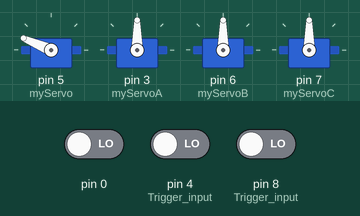
Simulated run of this sketch. Board: Arduino Leonardo, built with avr-gcc and run on an emulated ATmega32U4. Shown: 4 × servo. The inputs (shaded band) are chosen by the test bench; at power-on: pin 0 LOW, pin 4 (Trigger_input) LOW, pin 8 (Trigger_input) LOW. What the sketch prints to the serial monitor is not drawn.

Above: at 2.05 s.
At 2.55 s:
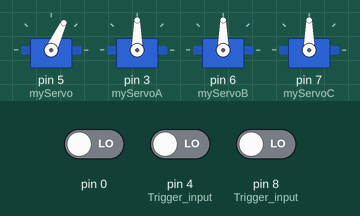
At 3.1 s:
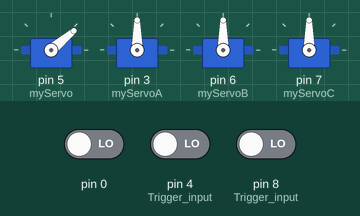
At 4.15 s:
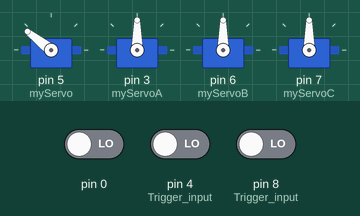
Timing chart, 0 to 7.5 s (numbered marks = the images above):
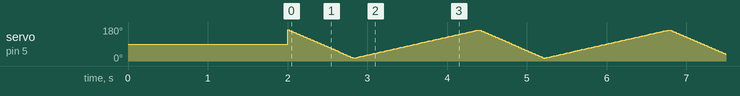

The sketch:

TF-mini-synerduino2.ino
```cpp
#include <SoftwareSerial.h>   //header file of software serial port
SoftwareSerial Serial1(10, 9); //define software serial port name as Serial1 and define pin2 as RX & pin3 as TX
#include <Servo.h>.
int dist;                     //actual distance measurements of LiDAR
int strength;                 //signal strength of LiDAR
int check;                    //save check value
int i;
int i2;
int uart[9];                   //save data measured by LiDAR
const int HEADER = 0x59;      //frame header of data package

//--------------------------------------------------------------------------------------------------------------------------------------------------------------
int inputdistance = 120; // set Distance to trigger the PWM Aux Switch in cm (change this to adjust trigger distance)Stop
int inputdistance1 = 120; // set Distance to trigger the PWM Aux Switch in cm (change this to adjust trigger distance)Steer
//--------------------------------------------------------------------------------------------------------------------------------------------------------------
boolean __ardublockDigitalRead(int pinNumber)
{
  pinMode(pinNumber, INPUT);
  return digitalRead(pinNumber);
}
int ardublockUltrasonicSensorCodeAutoGeneratedReturnCM(int trigPin, int echoPin) // Ultrasonic on Pin 4 both Trigger and ECO (PWM servo input) //See Trigger tab to adjust its distance
{
  long duration;
  pinMode(trigPin, OUTPUT);
  pinMode(echoPin, INPUT);
  digitalWrite(trigPin, LOW);
  delayMicroseconds(2);
  digitalWrite(trigPin, HIGH);
  delayMicroseconds(20);
  digitalWrite(trigPin, LOW);
  duration = pulseIn(echoPin, HIGH);
  duration = duration / 59;
  if ((duration < 2) || (duration > 300)) return false;
  return duration;
}

//--------------------------------------------------------------------------------------------------------------------------------------------------------------
Servo myServo;// Creates a servo object for controlling the LIDAR servo motor D5
Servo myServoA;// Creates a servo object for controlling the Output PWM D3
Servo myServoB;// Creates a servo object for controlling the output PWM D6
Servo myServoC;// Creates a servo object for controlling the Output PWM D7

void setup()
{
  Serial.begin(57600);         //set bit rate of serial port connecting Arduino with computer
  Serial1.begin(115200);      //set bit rate of serial port connecting LiDAR with Arduino

//--------------------------------------------------------------------------------------------------------------------------------------------------------------
  myServo.attach(5); // Defines on which pin is the servo motor attached // Lidar Servo
  myServoA.attach(3); // Defines on which pin is the servo motor attached // PWM Output to flight controller
  myServoB.attach(6); // Defines on which pin is the servo motor attached
  myServoC.attach(7); // Defines on which pin is the servo motor attached
//--------------------------------------------------------------------------------------------------------------------------------------------------------------
          //STOP//
//--------------------------------------------------------------------------------------------------------------------------------------------------------------
  pinMode( 4 , OUTPUT); //Trigger input
  digitalWrite( 4 , LOW ); //Trigger input
 //--------------------------------------------------------------------------------------------------------------------------------------------------------------
  digitalWrite(4 , __ardublockDigitalRead(  ardublockUltrasonicSensorCodeAutoGeneratedReturnCM( 4 , 4 ))); // pwm input condition
 //--------------------------------------------------------------------------------------------------------------------------------------------------------------
          //STEER//
 //--------------------------------------------------------------------------------------------------------------------------------------------------------------
  pinMode( 8 , OUTPUT); //Trigger input
  digitalWrite( 8 , LOW ); //Trigger input
 //--------------------------------------------------------------------------------------------------------------------------------------------------------------
  digitalWrite(8 , __ardublockDigitalRead(  ardublockUltrasonicSensorCodeAutoGeneratedReturnCM( 8 , 8 ))); // pwm input condition
 //--------------------------------------------------------------------------------------------------------------------------------------------------------------
}


void loop() {


     for(int i2=165;i2>15 ;i2--)  {

 //------------------------------------------------------------------------

 //if (( ( ( ( dist ) < ( inputdistance ) ) && ( ( dist ) > ( 5 ) ) ) && ( ( ( 5 *  ardublockUltrasonicSensorCodeAutoGeneratedReturnCM( 4 , 4 ) ) ) > ( 100 ) ) ))
  //  {
    //  digitalWrite(13 , HIGH);  //Relay Pin condition
    //  myServoA.write( 60 );
    //  delay( 300 );
   // }
  //    else
  //  {
  //  digitalWrite(13 , LOW);  //Relay Pin condition
   // myServoA.write( 100 );     //Servo B (degrees) Stop
  //  }
 //------------------------------------------------------------------------

  //------------------------------------------------------------------------

 if (( ( ( ( dist ) < ( inputdistance1 ) ) && ( ( dist ) > ( 5 ) ) ) && ( ( ( 5 *  ardublockUltrasonicSensorCodeAutoGeneratedReturnCM( 8 , 8 ) ) ) > ( 100 ) ) ))
    {
     digitalWrite(13 , HIGH);  //Relay Pin condition
     myServoB.write( 30 );
     delay( 100 );
    }
 if (( ( ( ( dist ) > ( inputdistance1 ) ) && ( ( dist ) > ( 5 ) ) ) && ( ( ( 5 *  ardublockUltrasonicSensorCodeAutoGeneratedReturnCM( 8 , 8 ) ) ) > ( 100 ) ) ))
    {
     digitalWrite(13 , HIGH);  //Relay Pin condition
     myServoB.write( 90 );
     delay( 5 );
    }
 if (( ( ( ( dist ) < ( inputdistance1 ) ) && ( ( dist ) > ( 5 ) ) ) && ( ( ( 5 *  ardublockUltrasonicSensorCodeAutoGeneratedReturnCM( 8 , 8 ) ) ) < ( 100 ) ) ))
    {
     digitalWrite(13 , HIGH);  //Relay Pin condition
     myServoB.write( 90 );
     delay( 5 );
    }
 //------------------------------------------------------------------------

          Serial.print(i2);                 //output measure distance value of LiDAR
          Serial.print(",");
          Serial.print(dist);             //output signal strength value
          Serial.print(".");
          myServo.write(i2);
          delay(5);
          AA();

          myServo.write(i2);
     }


     for(int i2=15;i2<165;i2++)  {

 //------------------------------------------------------------------------
        //Lidar Steering//
 //------------------------------------------------------------------------

 if (( ( ( ( dist ) < ( inputdistance1 ) ) && ( ( dist ) > ( 5 ) ) ) && ( ( ( 5 *  ardublockUltrasonicSensorCodeAutoGeneratedReturnCM( 8 , 8 ) ) ) > ( 100 ) ) ))
    {
     digitalWrite(13 , HIGH);  //Relay Pin condition
     myServoB.write( 150 );
     delay( 100 );
    }
  if (( ( ( ( dist ) > ( inputdistance1 ) ) && ( ( dist ) > ( 5 ) ) ) && ( ( ( 5 *  ardublockUltrasonicSensorCodeAutoGeneratedReturnCM( 8 , 8 ) ) ) > ( 100 ) ) ))
    {
     digitalWrite(13 , HIGH);  //Relay Pin condition
     myServoB.write( 90 );
     delay( 5 );
    }
  if (( ( ( ( dist ) < ( inputdistance1 ) ) && ( ( dist ) > ( 5 ) ) ) && ( ( ( 5 *  ardublockUltrasonicSensorCodeAutoGeneratedReturnCM( 8 , 8 ) ) ) < ( 100 ) ) ))
    {
     digitalWrite(13 , HIGH);  //Relay Pin condition
     myServoB.write( 90 );
     delay( 5 );
    }
 //------------------------------------------------------------------------
 //------------------------------------------------------------------------
          Serial.print(i2);                 //output measure distance value of LiDAR
          Serial.print(",");
          Serial.print(dist);             //output signal strength value
          Serial.print(".");
          myServo.write(i2);
          delay(5);
          AA();

          myServo.write(i2);
          delay(5);
     }
}
```

AA.ino
```cpp
void AA(){
    if (Serial1.available()) {  //check if serial port has data input
      if(Serial1.read() == HEADER) {  //assess data package frame header 0x59
        uart[0]=HEADER;
        if (Serial1.read() == HEADER) { //assess data package frame header 0x59
          uart[1] = HEADER;
          for (i = 2; i < 9; i++) { //save data in array
            uart[i] = Serial1.read();
          }
          check = uart[0] + uart[1] + uart[2] + uart[3] + uart[4] + uart[5] + uart[6] + uart[7];
          if (uart[8] == (check & 0xff)){ //verify the received data as per protocol
            dist = uart[2] + uart[3] * 256;     //calculate distance value
            //Serial.print("dist = ");
            //Serial.print(dist); //output measure distance value of LiDAR
            //Serial.print("angle = ");
            //Serial.print(i2);             //output signal strength value
            //Serial.print('\n');
          }
        }
      }
    }
 }
```
